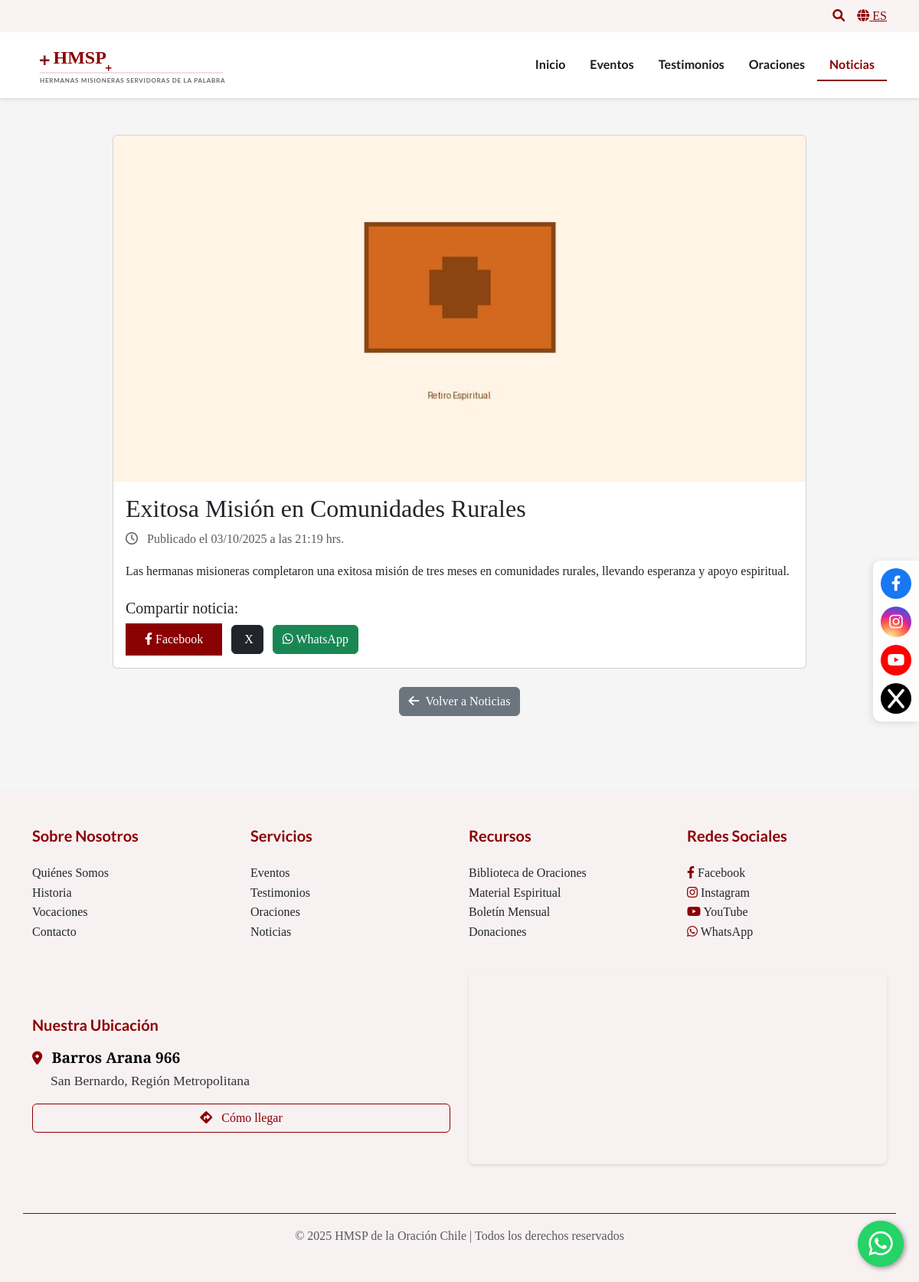
/noticias/exitosa-mision-en-comunidades-rurales/, run on the app's committed database.
### hmsp/apps/core/models.py (models this page shows, shortened)
class Noticia(models.Model):
    titulo = models.CharField(max_length=200)
    slug = models.SlugField(unique=True, blank=True)
    contenido = models.TextField()
    imagen = models.ImageField(upload_to='noticias/', blank=True, null=True)
    destacada = models.BooleanField(default=False)
    creado = models.DateTimeField(auto_now_add=True)
    modificado = models.DateTimeField(auto_now=True)
    class Meta:
        ordering = ['-creado']
        verbose_name = 'Noticia'
        verbose_name_plural = 'Noticias'

### hmsp/apps/core/views.py (the view)
# urls.py: path('noticias/<slug:slug>/', views.NoticiaDetailView.as_view(), name='noticia_detalle'),
class NoticiaDetailView(DetailView):
    model = Noticia
    template_name = 'core/noticia_detalle.html'
    context_object_name = 'noticia'

### templates/core/noticia_detalle.html (shortened to what this page needs)
{% extends "base.html" %}
{% load static %}
{% block content %}
<div class="container py-5">
    <div class="row justify-content-center">
        <div class="col-md-10">
            <div class="card">
                {% if noticia.imagen %}
                    <img src="{{ noticia.imagen.url }}" class="card-img-top" alt="{{ noticia.titulo }}">
                {% else %}
                    <img src="{% static 'img/defaults/noticia-default.svg' %}" class="card-img-top" alt="{{ noticia.titulo }}">
                {% endif %}
                <div class="card-body">
                    <h2 class="card-title">{{ noticia.titulo }}</h2>
                    <div class="mb-3 text-muted">
                        <i class="far fa-clock me-2"></i>
                        <span>Publicado el {{ noticia.creado|date:"d/m/Y" }} a las {{ noticia.creado|date:"H:i" }} hrs.</span>
                    </div>
                    <div class="card-text mb-4">
                        {{ noticia.contenido|linebreaks }}
                    </div>
                    <div class="share-buttons mt-4">
                        <h5>Compartir noticia:</h5>
                        <a href="https://www.facebook.com/sharer/sharer.php?u={{ request.build_absolute_uri }}"
                           class="btn btn-primary me-2" target="_blank">
                            <i class="fab fa-facebook-f"></i> Facebook
                        </a>
                        <a href="https://twitter.com/intent/tweet?text={{ noticia.titulo }}&url={{ request.build_absolute_uri }}"
                           class="btn btn-dark me-2" target="_blank">
                             X
                        </a>
                        <a href="https://wa.me/?text={{ noticia.titulo }}%20{{ request.build_absolute_uri }}"
                           class="btn btn-success" target="_blank">
                            <i class="fab fa-whatsapp"></i> WhatsApp
                        </a>
                    </div>
                </div>
            </div>
            <div class="text-center mt-4">
                <a href="{% url 'core:noticias' %}" class="btn btn-secondary">
                    <i class="fas fa-arrow-left me-2"></i>Volver a Noticias
                </a>
            </div>
        </div>
    </div>
</div>
{% endblock %}

### static/css/styles.css (style rules this page uses)
:root { --color-primary: #8B0000; --color-secondary: #DEB887; --color-text: #1a1a1a; --color-light: #F5F5F5; --color-accent: #B8860B; --font-primary: 'Crimson Text', serif; --font-secondary: 'Lato', sans-serif; }
body { font-family: var(--font-primary); color: var(--color-text); line-height: 1.6; background-color: var(--color-light); }
.btn.btn-primary, a.btn.btn-primary, button.btn.btn-primary { background-color: #8b0000 !important; border-color: #8b0000 !important; color: white !important; padding: 0.5rem 1.5rem; border-radius: 0; transition: all 0.3s ease; }

### data on the page
Noticia: imagen (picture), titulo "Exitosa Misión en Comunidades Rurales", creado "03/10/2025", creado "21:19", contenido "Las hermanas misioneras completaron una exitosa misión de tres meses en comunidades rurales, llevando esperanza y apoyo espiritual."
